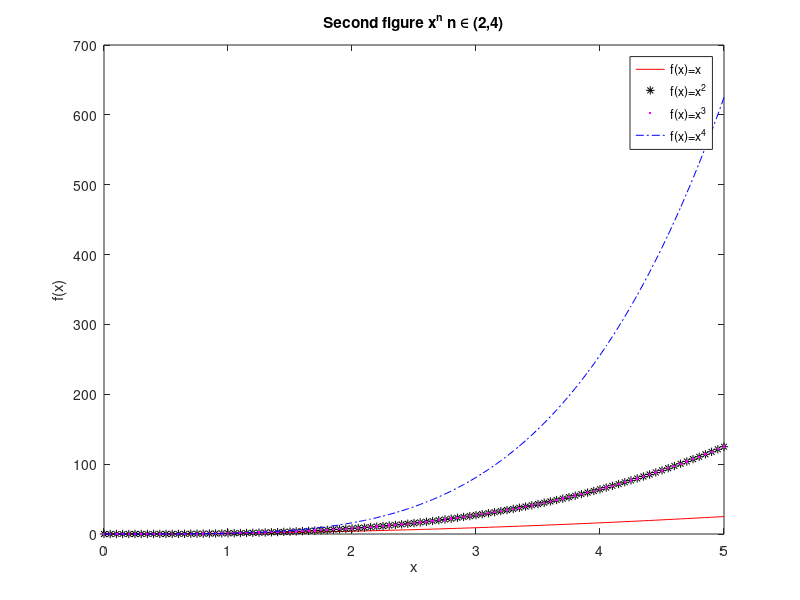

Source code (MATLAB):
% Simple plot example

clear all;
close all;

x= 0:0.05:5;
y1=x.^2;
y2=x.^3;
y3=x.^3;
y4=x.^4;
plot(x,y1,'-r',x,y2,'*k',x,y3,'.m',x,y4,'-.b')
xlabel('x')
ylabel('f(x)')
legend('f(x)=x','f(x)=x^2', 'f(x)=x^3', 'f(x)=x^4')
title('Second figure x^n n \in (2,4)')


